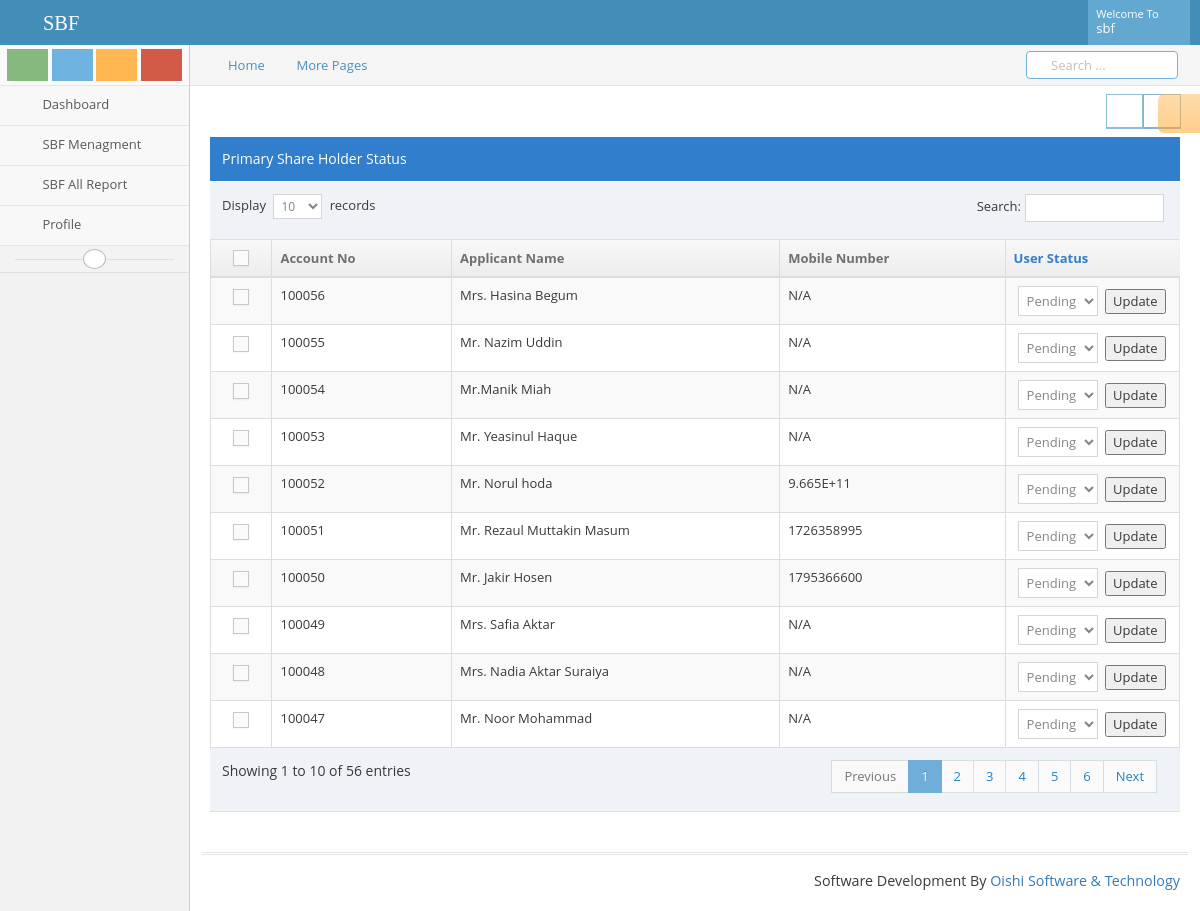
/sbf_share_holder_status.php (signed in), run on the app's committed database.
### tables this page shows
CREATE TABLE `tbl_sbfprimaryshareinfo` (
  `id` int(11) NOT NULL,
  `applicant_name` varchar(255) NOT NULL,
  `father_name` varchar(255) NOT NULL,
  `joining_date` varchar(255) NOT NULL,
  `currendate` timestamp NOT NULL DEFAULT CURRENT_TIMESTAMP,
  `editDate` varchar(255) NOT NULL DEFAULT '0',
  `acc_number` varchar(255) NOT NULL,
  `mobile_number` varchar(255) NOT NULL,
  `address` text NOT NULL,
  `blood_group` varchar(255) NOT NULL,
  `image` varchar(255) NOT NULL,
  `NIDNumber` varchar(255) NOT NULL,
  `tin_number` varchar(255) NOT NULL,
  `birthdate` varchar(255) NOT NULL,
  `Nominisname` varchar(255) NOT NULL,
  `relation` varchar(255) NOT NULL,
  `nomini_birthdate` varchar(255) NOT NULL,
  `nomini_address` varchar(255) NOT NULL,
  `username` varchar(255) NOT NULL,
  `status` int(11) NOT NULL DEFAULT '0'
);

CREATE TABLE `tbl_user_status` (
  `id` int(11) NOT NULL,
  `name` varchar(255) NOT NULL,
  `status` int(11) NOT NULL,
  `currentdate` timestamp NOT NULL DEFAULT CURRENT_TIMESTAMP,
  `editDate` varchar(255) NOT NULL DEFAULT '0'
);

### lib/Database.php (called while the page is built, shortened)
<?php
Class Database{
	public $host   = DB_HOST;
	public $user   = DB_USER;
	public $pass   = DB_PASS;
	public $dbname = DB_NAME;
	public $link;
	private function connectDB(){
	$this->link = new mysqli($this->host, $this->user, $this->pass, $this->dbname);
 }
	public function select($query){
		$result = $this->link->query($query) or die($this->link->error.__LINE__);
		if($result->num_rows > 0){
			return $result;
		} else {
			return false;
		}
	}
}

### sbf_share_holder_status.php (the view, shortened to what this page needs)
<?php include 'inc/header.php' ?>
<div class="row">
<div class="col-xs-12">
<div class="row">
<div class="col-xs-12">
<div class="clearfix">
<div class="pull-right tableTools-container"></div>
</div>
<div class="table-header dropdown-header">
Primary Share Holder Status
</div>
<div class="//dropdown-content">
<table id="dynamic-table" class="table table-striped table-bordered table-hover">
	<thead>
		<tr>
			<th class="center">
				<label class="pos-rel">
					<span class="lbl"></span>
				</label>
			</th>
			<th>Account No</th>
			<th>Applicant Name</th>
			<th class="hidden-xs">Mobile Number</th>
			<th width="18%">User Status</th>
		</tr>
	</thead>
	<tbody>
<?php
	$query ="SELECT * FROM tbl_sbfprimaryshareinfo order by id desc";
	$installment = $db->select($query);
	if ($installment) {
		while ($result = $installment->fetch_assoc()) {
		?>
		<tr>
			<td class="center">
				<label class="pos-rel">
					<span class="lbl"></span>
				</label>
			</td>
			<td><?php echo $result['acc_number'];?></td>
			<td><?php echo $result['applicant_name'];?></td>
			<td class="hidden-xs"><?php echo $result['mobile_number'];?></td>
			<td>
				<form action="<?php $_PHP_SELF ?>" method="POST">
					<select class="" id="select" name="status">
	                    <?php
	                        $query = "select * from tbl_user_status";
	                        $getData = $db->select($query);
	                        if ($getData) {
	                            while ($getResult = $getData->fetch_assoc()) {
	                        ?>
	                        <option
	                        <?php
	                            if ($result['status'] == $getResult['status']) { ?>
	                               selected = "selected"
	                        <?php } ?> value="<?php echo $getResult['status'];?>"><?php echo $getResult['name'];?>
	                        </option>
	                    <?php } } ?>
	                </select>
	                <input name="update" type="submit" id="update" value="Update">
				</form>
			</td>
		</tr>
		<?php } } ?>
	</tbody>
</table>
</div>
</div>
</div>
</div>
</div>
<?php include 'inc/footer.php' ?>

### data on the page
tbl_sbfprimaryshareinfo: acc_number "100056", applicant_name "Mrs. Hasina Begum", mobile_number "N/A", status "Pending"
tbl_sbfprimaryshareinfo: acc_number "100055", applicant_name "Mr. Nazim Uddin", mobile_number "N/A", status "Pending"
tbl_sbfprimaryshareinfo: acc_number "100054", applicant_name "Mr.Manik Miah", mobile_number "N/A", status "Pending"
tbl_sbfprimaryshareinfo: acc_number "100053", applicant_name "Mr. Yeasinul Haque", mobile_number "N/A", status "Pending"
tbl_sbfprimaryshareinfo: acc_number "100052", applicant_name "Mr. Norul hoda", mobile_number "9.665E+11", status "Pending"
tbl_sbfprimaryshareinfo: acc_number "100051", applicant_name "Mr. Rezaul Muttakin Masum", mobile_number "1726358995", status "Pending"
tbl_sbfprimaryshareinfo: acc_number "100050", applicant_name "Mr. Jakir Hosen", mobile_number "1795366600", status "Pending"
tbl_sbfprimaryshareinfo: acc_number "100049", applicant_name "Mrs. Safia Aktar", mobile_number "N/A", status "Pending"
tbl_sbfprimaryshareinfo: acc_number "100048", applicant_name "Mrs. Nadia Aktar Suraiya", mobile_number "N/A", status "Pending"
tbl_sbfprimaryshareinfo: acc_number "100047", applicant_name "Mr. Noor Mohammad", mobile_number "N/A", status "Pending"

### other printed values
Session::get('username') "sbf"
